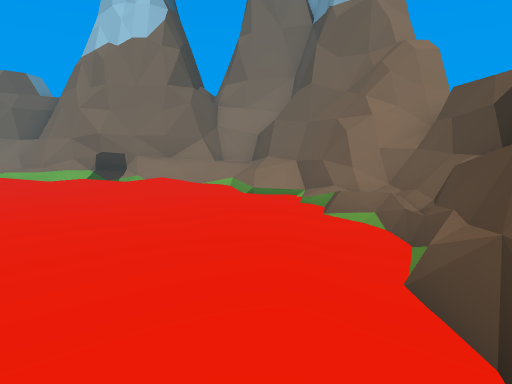
view 1 (above)

12 first-person views from a walk through a 3-D level made in the Unity game engine. The camera is 1.2 m above the floor, tilts 8° down and sees 75° across. The floor is counted in squares, 1 m on a side. Each view is taken from the middle of a square. On the plan, view 1 faces up. The plan holds only what a view shows up to about 14 squares ahead; the rest is blank. The player is left out.

view 2
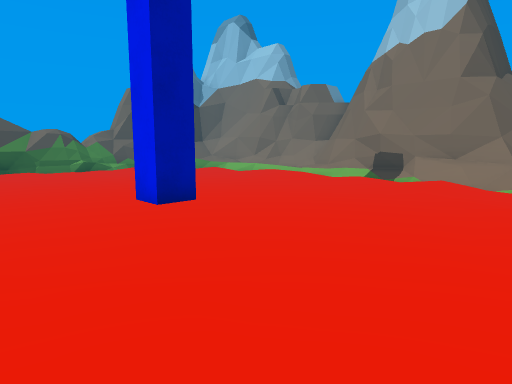

view 3
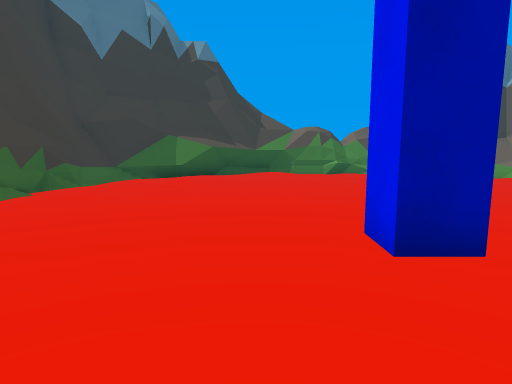

view 4
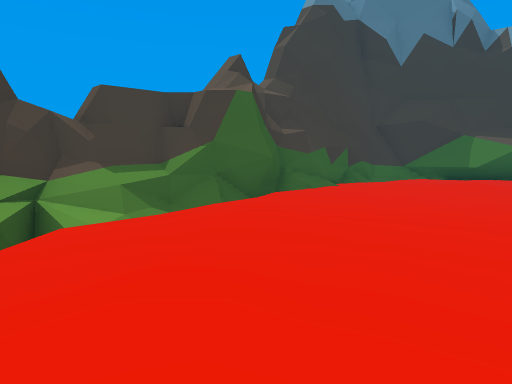

view 5
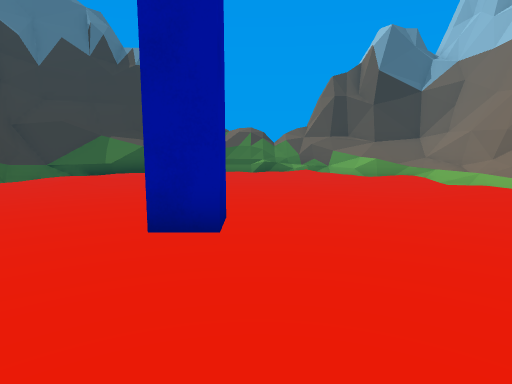

view 6
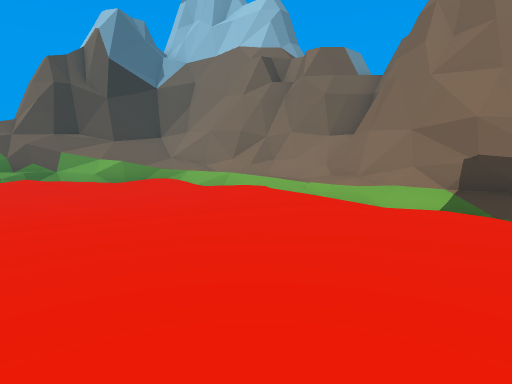

view 7
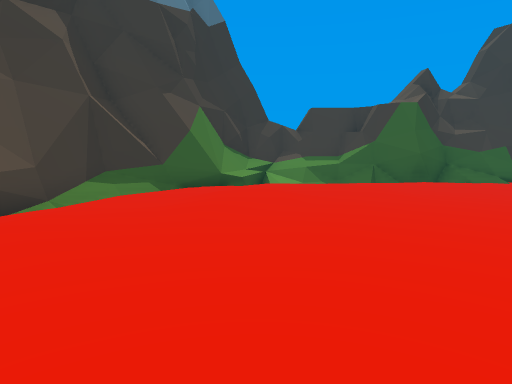

view 8
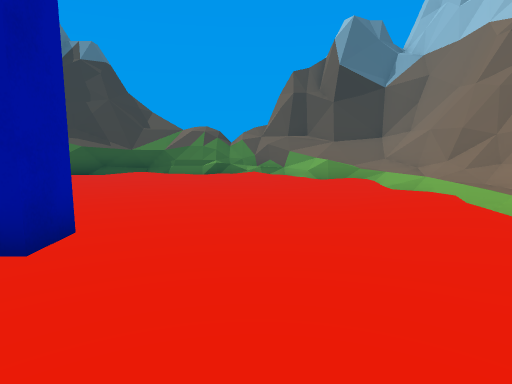

view 9
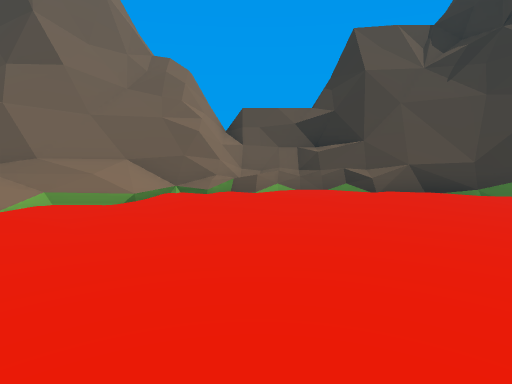

view 10
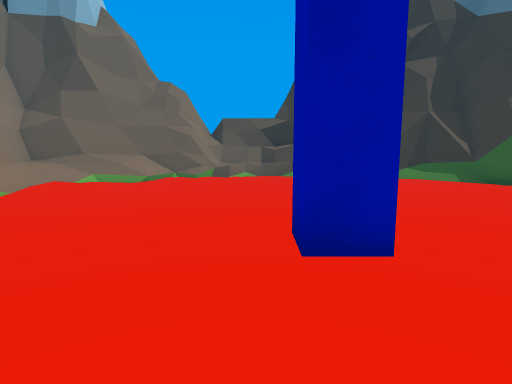

view 11
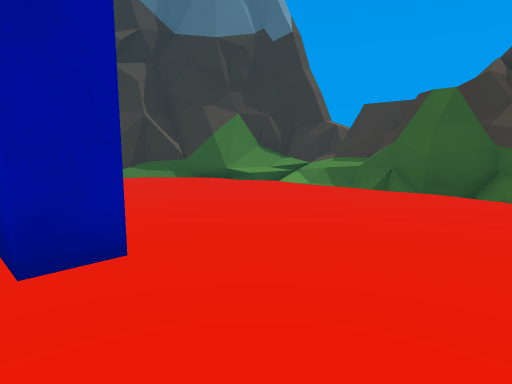

view 12
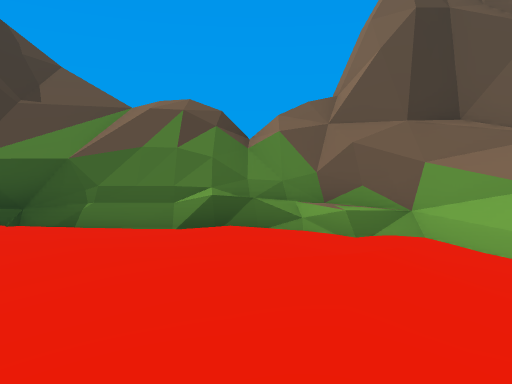

### Floor plan
Key: @ floor where view 1 was taken; # wall or solid block; . main floor; : floor 0.25 m higher than the main floor; + floor 0.5 m higher than the main floor; / step, stairs or slope; = window, fence, low wall or low ledge; ^ raised ledge; O other object.
Columns run from 18 left of view 1 to 3 right of it. Each row starts with its distance up from view 1.
 15         ###
 14      ####=#
 13  ######=/=##    ####
 12  #/==//:/:=######+##
 11  #//::///.//.//////##
 10  #/+=:...:::...:.//=#
  9 ###=.........../../=#
  8 ###................=#
  7 #=//............... ##
  6 ^=..................##
  5 ##..................=#
  4 ##.........#........=#
  3  #..................##
  2  #..................#
  1  #^................##
  0  ##../:...........@##
 -1   ##.........../..##
 -2   ##.............##
 -3    ##=.........=##
 -4    #########///=##
 -5            #==O##
 -6            ######

Where each view was taken, in squares from view 1:
view 1: 0 up, 0 right, facing up
view 2: 0 up, 0 right, facing up-left
view 3: 2 up, 3 left, facing left
view 4: 2 up, 2 left, facing down-left
view 5: 5 up, 2 left, facing left
view 6: 5 up, 4 left, facing up-left
view 7: 7 up, 3 left, facing down
view 8: 7 up, 3 left, facing left
view 9: 6 up, 7 left, facing right
view 10: 5 up, 11 left, facing right
view 11: 5 up, 11 left, facing down-right
view 12: 6 up, 12 left, facing left
